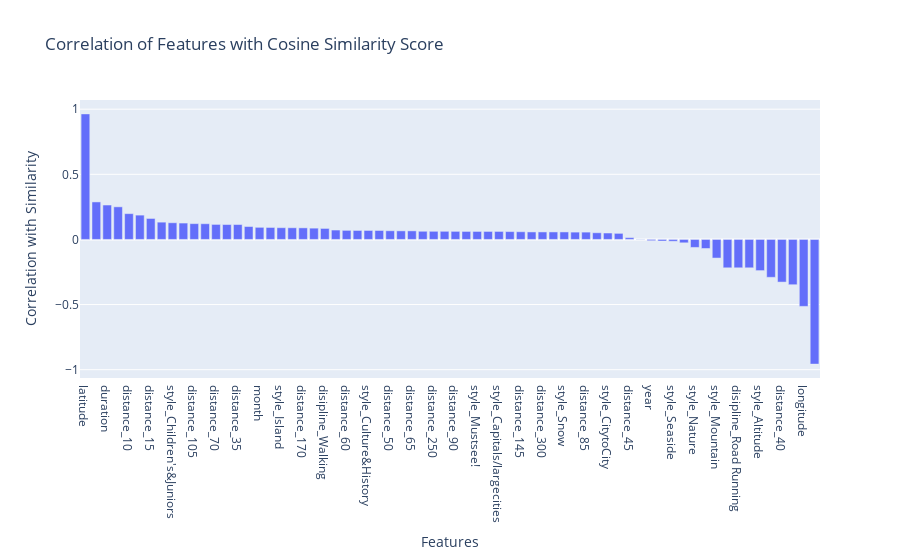

Here is the notebook cell this chart was saved with:
### Code cell
# Calculate the correlation between each feature and the similarity score
# Remove constant columns
correlation_with_similarity = recommended_races.corr()['similarity'].sort_values(ascending=False)
print(correlation_with_similarity)
correlation_with_similarity.drop('similarity', inplace=True)
correlation_with_similarity.dropna(inplace=True)
# Plot the correlation
fig = px.bar(
    x=correlation_with_similarity.index,
    y=correlation_with_similarity.values,
    labels={'x': 'Features', 'y': 'Correlation with Similarity'},
    title='Correlation of Features with Cosine Similarity Score'
)

# Show the plot
fig.show()

### Figure 1 — Plotly figure (JSON) as saved in the notebook; plotly's stock layout.template omitted (floating-point values rounded to 4 significant figures)
{"data": [{"alignmentgroup": "True", "hovertemplate": "Features=%{x}<br>Correlation with Similarity=%{y}<extra></extra>", "legendgroup": "", "marker": {"color": "#636efa", "pattern": {"shape": ""}}, "name": "", "offsetgroup": "", "orientation": "v", "showlegend": false, "textposition": "auto", "type": "bar", "x": ["latitude", "style_Forest", "duration", "multidays", "distance_10", "distance_20", "distance_15", "style_Cliffs", "style_Children's&Juniors", "distance_55", "distance_105", "distance_120", "distance_70", "distance_100", "distance_35", "distance_30", "month", "distance_175", "style_Island", "distance_115", "distance_170", "style_Asateam", "disipline_Walking", "distance_160", "distance_60", "style_Vineyard", "style_Culture&History", "distance_165", "distance_50", "style_Cross-border", "distance_65", "style_Lakes&ponds", "distance_250", "style_Duo", "distance_90", "style_Castles", "style_Mustsee!", "style_", "style_Capitals/largecities", "distance_140", "distance_145", "style_Autonomy", "distance_300", "distance_150", "style_Snow", "distance_125", "distance_85", "distance_135", "style_CitytoCity", "distance_25", "distance_45", "style_Nocturnal", "year", "style_Relay", "style_Seaside", "distance_110", "style_Nature", "distance_75", "style_Mountain", "style_Vertical", "disipline_Road Running", "distance_5", "style_Altitude", "distance_80", "distance_40", "style_Overseveraldays", "longitude", "style_Stages"], "xaxis": "x", "y": [0.9638, 0.2879, 0.2641, 0.2504, 0.198, 0.1866, 0.161, 0.1326, 0.128, 0.1257, 0.1212, 0.1206, 0.1153, 0.1143, 0.1143, 0.0991, 0.09292, 0.09192, 0.09005, 0.08944, 0.08885, 0.08657, 0.08441, 0.07211, 0.0697, 0.06894, 0.06894, 0.06872, 0.06659, 0.06585, 0.06568, 0.06264, 0.06238, 0.06238, 0.06197, 0.06144, 0.06136, 0.06136, 0.06136, 0.0602, 0.05899, 0.05747, 0.05747, 0.05747, 0.05747, 0.05614, 0.05614, 0.05117, 0.04919, 0.04664, 0.01377, 0.001734, -0.009608, -0.0122, -0.01396, -0.02603, -0.06144, -0.06969, -0.143, -0.2179, -0.2179, -0.2179, -0.2393, -0.2908, -0.3275, -0.3478, -0.5141, -0.9572], "yaxis": "y"}], "layout": {"barmode": "relative", "legend": {"tracegroupgap": 0}, "title": {"text": "Correlation of Features with Cosine Similarity Score"}, "xaxis": {"anchor": "y", "domain": [0, 1], "title": {"text": "Features"}}, "yaxis": {"anchor": "x", "domain": [0, 1], "title": {"text": "Correlation with Similarity"}}}}
